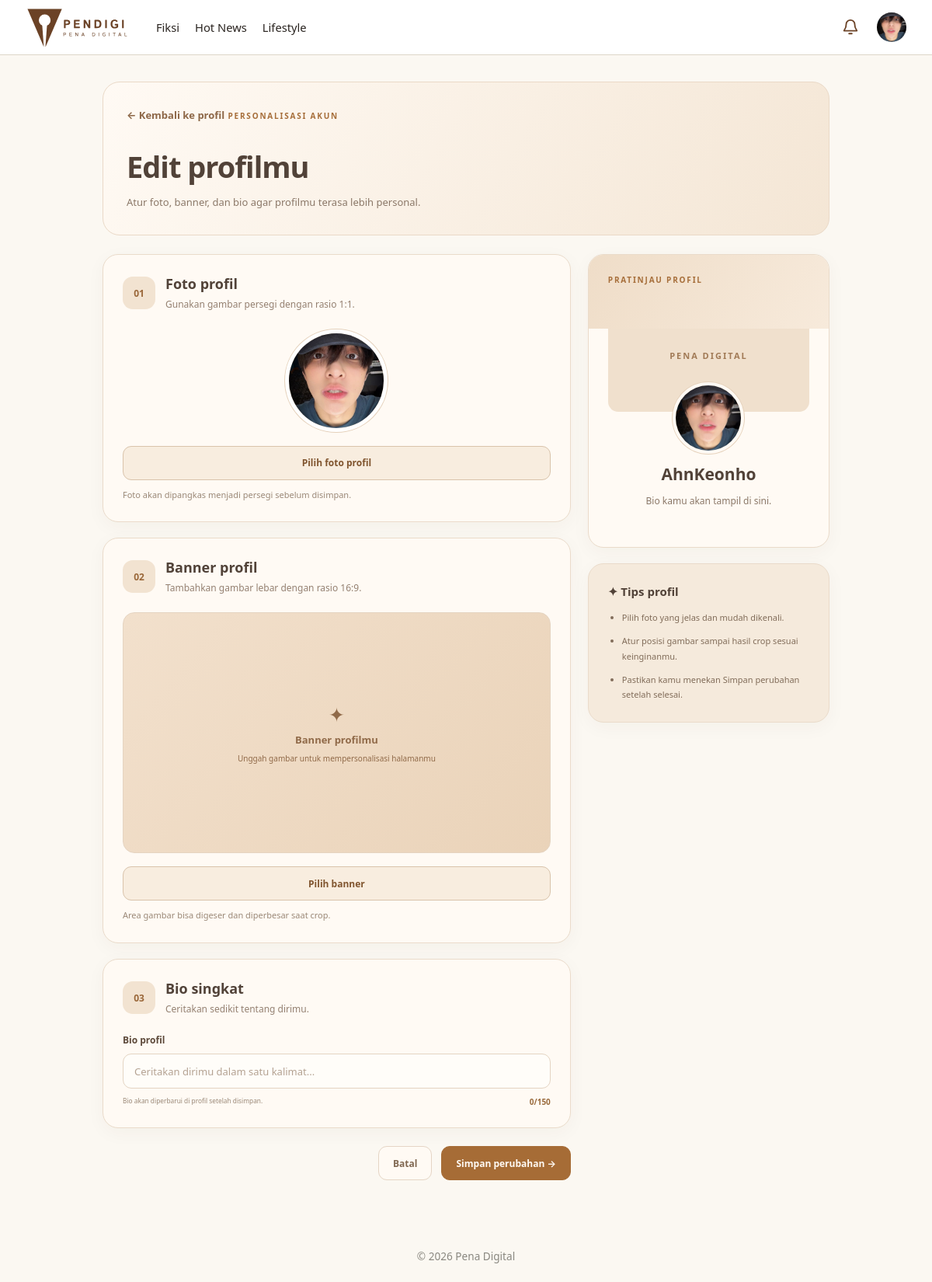
Before: /accounts/profile/edit/ (signed in) with the older database file.
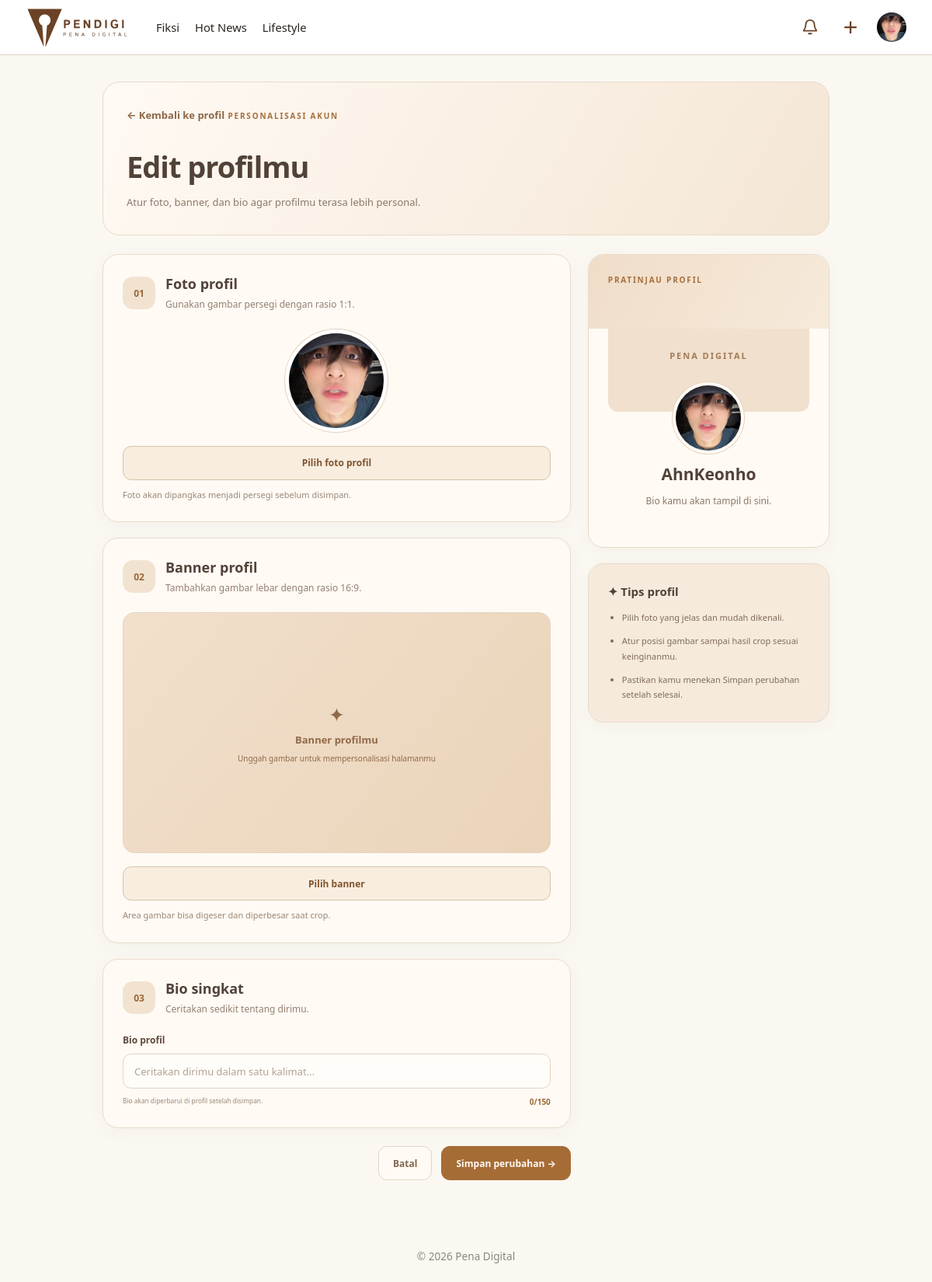
After: the same page with the newer database file.
### accounts/views.py (the view)
# urls.py: path('profile/edit/', edit_profile_view, name='edit_profile'),
@login_required
def edit_profile_view(request):
    if request.method == 'POST':
        form = ProfileUpdateForm(
            request.POST,
            request.FILES,
            instance=request.user,
        )
        if form.is_valid():
            form.save()
            messages.success(
                request,
                'Profil berhasil diperbarui!',
            )
            return redirect('profile')
    else:
        form = ProfileUpdateForm(instance=request.user)
    return render(
        request,
        'accounts/edit_profile.html',
        {'form': form},
    )

### accounts/forms.py
class ProfileUpdateForm(forms.ModelForm):
    class Meta:
        model = Users
        fields = ['profile_picture', 'bio', 'banner_picture']
        widgets = {
            'bio': forms.TextInput(attrs={'placeholder': 'Ceritakan dirimu dalam satu kalimat...'}),
        }

### articles/context_processor.py (called while the page is built)
def navbar_categories(request):
    return {
        'navbar_categories': Categories.objects.all().order_by('name')
    }

### fiction/context_processors.py (called while the page is built)
def fiction_navigation(request):
    all_tags_raw = (
        Stories.objects
        .filter(status=StatusStory.APPROVED)
        .exclude(tags='')
        .values_list('tags', flat=True)
    )
    unique_tags = set()
    for tag_string in all_tags_raw:
        for tag in tag_string.split():
            tag = tag.strip().lower()
            if tag:
                unique_tags.add(tag)
    return {
        'fiction_tags': sorted(unique_tags),
    }

### accounts/templates/accounts/edit_profile.html (shortened to what the changed rows need)
{% extends 'app_base.html' %}
{% load static %}
{% block extra_css %}
<link rel="stylesheet" href="{% static 'css/profile.css' %}">
<link
    rel="stylesheet"
    href="https://cdnjs.cloudflare.com/ajax/libs/cropperjs/1.6.2/cropper.min.css"
>
{% endblock %}
{% block content %}
<div class="edit-profile-page">
    <header class="edit-profile-intro">
        <h1>Edit profilmu</h1>
    </header>
    <form
        method="post"
        enctype="multipart/form-data"
        class="edit-profile-layout"
        id="editProfileForm"
    >
        <main class="edit-profile-main">
            <section class="edit-panel">
                <div class="edit-section-heading">
                    <div>
                        <h2>Foto profil</h2>
                    </div>
                </div>
            </section>
            <section class="edit-panel">
                <div class="edit-section-heading">
                    <div>
                        <h2>Banner profil</h2>
                    </div>
                </div>
            </section>
            <section class="edit-panel">
                <div class="edit-section-heading">
                    <div>
                        <h2>Bio singkat</h2>
                    </div>
                </div>
            </section>
        </main>
    </form>
</div>
{% endblock %}

### templates/app_base.html (shortened to what this page needs)
{% extends 'base.html' %}
{% load static %}
{% block body %}
<header class="navbar">
    <a
        href="{% url 'articles:article_list' %}"
        class="brand"
    >
        <img
            src="{% static 'images/pendigi-logo-tulisan.svg' %}"
            alt="Pena Digital"
            class="logo"
        >
    </a>
    <div
        class="navbar-collapse"
        id="navbarCollapse"
    >
        <nav class="nav-links">
            {% for cat in navbar_categories %}
                {% if cat.name|lower != 'non-fiksi' %}
                    {% if cat.name|lower == 'fiksi' %}
                        <a href="{% url 'fiction:story_list' %}">
                            {{ cat.name }}
                        </a>
                    {% else %}
                        <a href="{% url 'articles:article_list' %}?kategori={{ cat.name|urlencode }}">
                            {{ cat.name }}
                        </a>
                    {% endif %}
                {% endif %}
            {% endfor %}
        </nav>
        <div class="navbar-actions">
            {% if user.is_authenticated %}
            <div class="navbar-dropdown notification-dropdown">
                <button
                    type="button"
                    class="navbar-icon-button notification-button"
                    aria-label="Notifikasi"
                    aria-expanded="false"
                    title="Notifikasi"
                >
                    <svg
                        xmlns="http://www.w3.org/2000/svg"
                        width="22"
                        height="22"
                        viewBox="0 0 24 24"
                        fill="none"
                        stroke="currentColor"
                        stroke-width="2"
                        stroke-linecap="round"
                        stroke-linejoin="round"
                    >
                        <path d="M18 8a6 6 0 0 0-12 0c0 7-3 7-3 9h18c0-2-3-2-3-9"/>
                        <path d="M10 21h4"/>
                    </svg>
                </button>
            </div>
                {% if user.is_authenticated and user.status_kontributor == 'approved' and user.role == 'kontributor' and request.session.login_mode == 'publisher' %}
                    <div class="navbar-dropdown create-dropdown">
                        <button
                            type="button"
                            class="navbar-icon-button"
                            aria-label="Buat konten"
                            aria-expanded="false"
                        >
                            <span class="plus-icon">+</span>
                        </button>
                    </div>
                {% endif %}
                <div class="navbar-dropdown profile-dropdown">
                    <button
                        type="button"
                        class="navbar-profile-button"
                        aria-label="Menu profil"
                        aria-expanded="false"
                    >
                        {% if user.profile_picture %}
                            <img
                                src="{{ user.profile_picture.url }}"
                                alt="{{ user.username }}"
                                class="navbar-profile-avatar"
                            >
                        {% else %}
                            <span class="navbar-profile-avatar navbar-profile-placeholder">
                                {{ user.username|first|upper }}
                            </span>
                        {% endif %}
                    </button>
                </div>
            {% endif %}
        </div>
    </div>
</header>
<main class="content">
    {% block content %}
    {% endblock %}
</main>
<footer class="footer">
    <p>
        &copy; {% now 'Y' %} Pena Digital
    </p>
</footer>
{% endblock %}

Changed rows visible on the page:
changed Users "AhnKeonho": role "pembaca" → "kontributor" (drawn)
